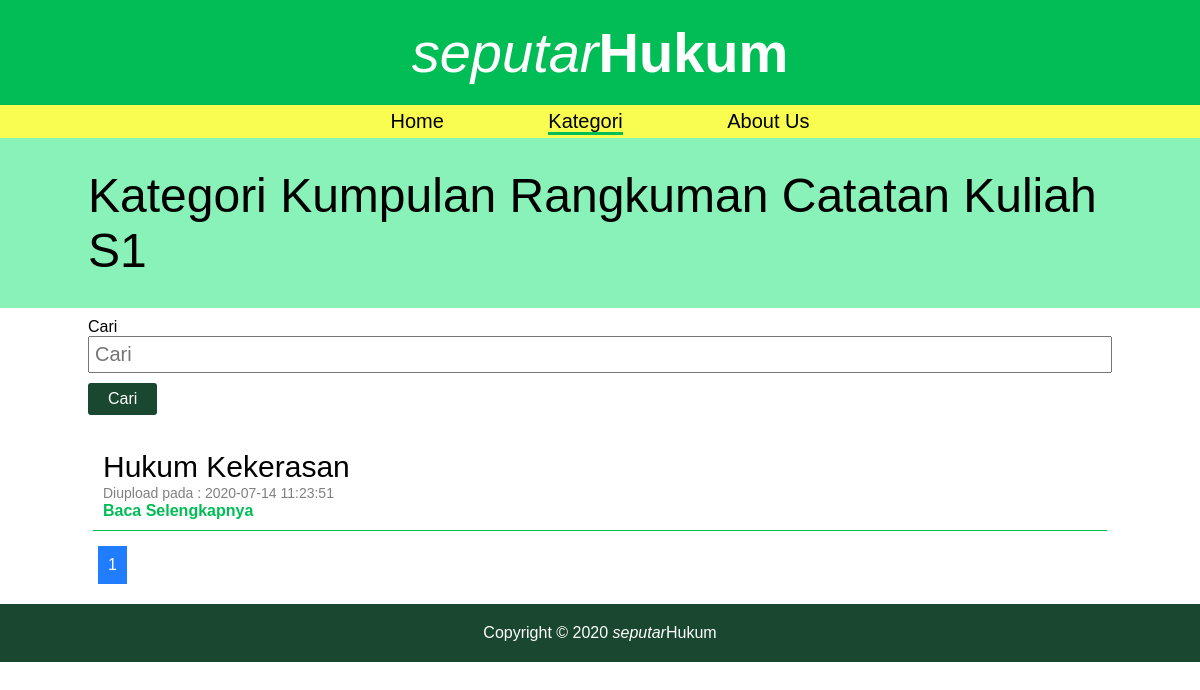
The page /list_artikel/5/Kumpulan Rangkuman Catatan Kuliah S1 on the database as committed earlier.
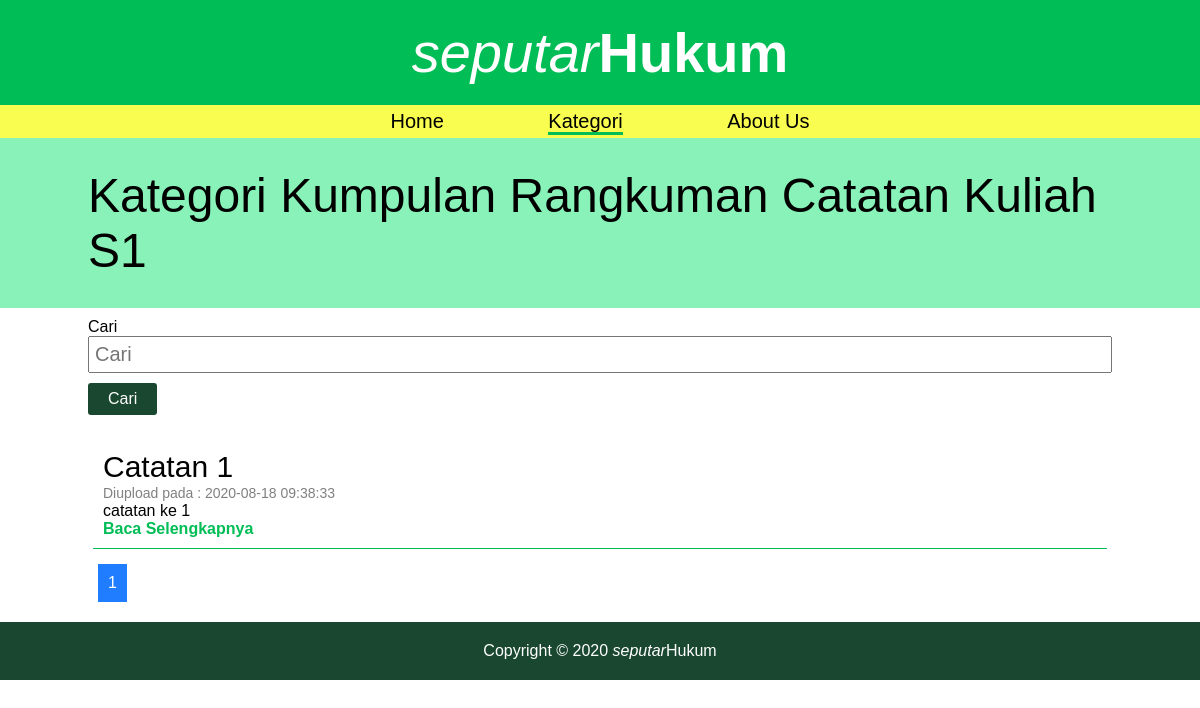
The same page on the database as committed later.
### tables this page shows
CREATE TABLE `artikel` (
  `id_artikel` int(11) NOT NULL,
  `judul` varchar(255) NOT NULL,
  `id_kategori` int(11) NOT NULL,
  `deskripsi` varchar(255) NOT NULL,
  `isi` mediumtext NOT NULL,
  `tgl_dibuat` datetime NOT NULL DEFAULT current_timestamp()
);

### list_artikel.php (the view, shortened to what this page needs)
<?php
    $id_kategori = isset($_GET['id_kategori']) ? $_GET['id_kategori'] : false;
    $kategori = isset($_GET['kategori']) ? $_GET['kategori'] : false;
    $pagination = isset($_GET['pagination']) ? $_GET['pagination'] : 1;
    $cari = isset($_GET['cari']) ? $_GET['cari'] : false;
    $data_per_halaman = 10;
    $mulai_dari = ($pagination - 1) * $data_per_halaman;
?>
<div class="header-page">
    <div class="container">
        <h2>Kategori <?= $kategori ?></h2>
    </div>
</div>
<section class='frame-list-artikel'>
    <div class="container">
    <form action="<?= BASE_URL.'index.php?page=list_artikel&id_kategori='.$id_kategori.'' ?>" method="get">
            <div class="element-form">
                <label>Cari</label>
                <span><input type="text" name="cari" value="<?= $cari ?>" placeholder="Cari"><input type="submit" value="Cari"></span>
            </div>
        </form>
        <?php
            $where = "WHERE artikel.id_kategori='$id_kategori'";
            $search_url = "&id_kategori=$id_kategori&kategori=$kategori";
            $statementArtikel = $conn->prepare("SELECT artikel.*,kategori.kategori,kategori.id_kategori FROM artikel JOIN kategori ON kategori.id_kategori = artikel.id_kategori $where ORDER BY artikel.tgl_dibuat DESC LIMIT $mulai_dari,$data_per_halaman");
            $statementArtikel->execute();
            $result = $statementArtikel->fetchAll(PDO::FETCH_ASSOC);
            if(count($result) != 0):
                foreach($result as $row){
                    echo "<div class='box-artikel'>
                            <label>$row[judul]</label>
                            <label>Diupload pada : $row[tgl_dibuat]</label>
                            <p>$row[deskripsi]</p>
                            <a href='".BASE_URL."artikel/$row[id_artikel]/$row[judul]' class='link-readmore'><strong>Baca Selengkapnya</strong></a></p>
                            <span></span>
                            </div>";
                }
                endif;
                $statementHitungArtikel = $conn->prepare("SELECT artikel.*,kategori.kategori FROM artikel JOIN kategori ON kategori.id_kategori = artikel.id_kategori $where ORDER BY artikel.tgl_dibuat DESC");
                $statementHitungArtikel->execute();
                $resultH = $statementHitungArtikel->fetchAll(PDO::FETCH_ASSOC);
                $url = "index.php?page=list_artikel$search_url";
                pagination($resultH, $data_per_halaman, $pagination, $url);
            ?>
        </div>
</section>

### function/helper.php (shortened to what this page needs)
<?php
     function pagination($resultH, $data_per_halaman, $pagination, $url){
          $totalData = count($resultH);
          $total_halaman = ceil($totalData/$data_per_halaman);
          $mulaiPagination = 1;
          $batasAkhirPagination = $total_halaman;
          for($i=$mulaiPagination;$i<=$batasAkhirPagination;$i++){
               if($pagination == $i){
                    echo "<a href='".BASE_URL."$url&pagination=$i' class='pagination-links active-pagination'>$i</a>";
               }else{
                    echo "<a href='".BASE_URL."$url&pagination=$i' class='pagination-links'>$i</a>";
               }
          }
     }
          ?>

Rows that differ between the two databases and show on the page:
removed artikel: judul "Hukum Kekerasan", tgl_dibuat "2020-07-14 11:23:51"
added artikel: judul "Catatan 1", tgl_dibuat "2020-08-18 09:38:33", deskripsi "catatan ke 1"
